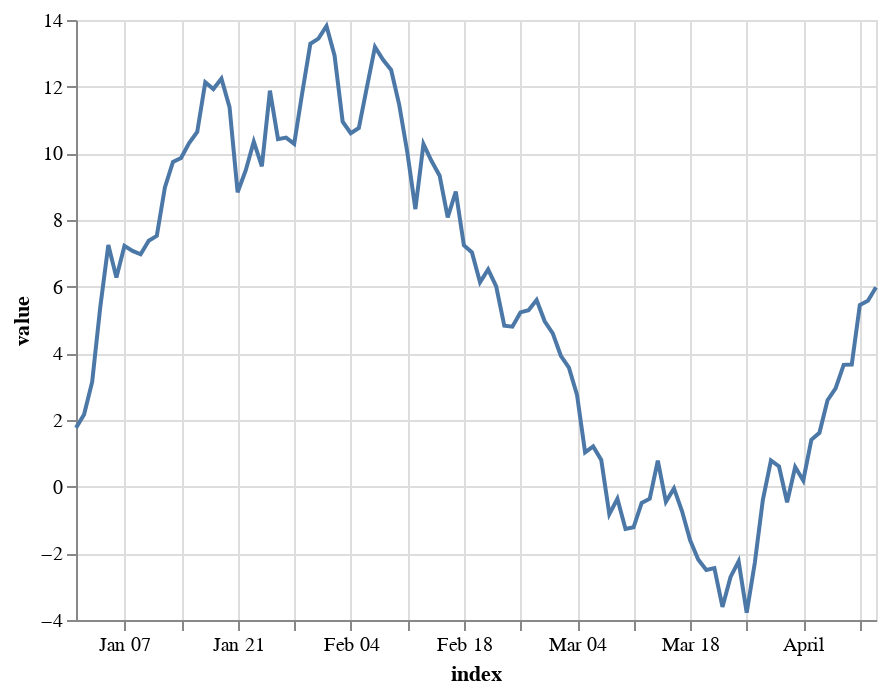

Write notebook code for a chart like this one.
### Markdown cell above
### using reset_index() method of pandas to turn the chart into a column

### Code cell
alt.Chart(data.reset_index()).mark_line().encode(
    x='index:T',
    y='value:Q'
)

### Figure 1 — Vega-Lite specification as saved in the notebook (floating-point values rounded to 4 significant figures)
{"config": {"view": {"continuousWidth": 400, "continuousHeight": 300}}, "data": {"name": "data-dd19c1c673ba91c82c2873cf9b033163"}, "mark": "line", "encoding": {"x": {"field": "index", "type": "temporal"}, "y": {"field": "value", "type": "quantitative"}}, "$schema": "https://vega.github.io/schema/vega-lite/v4.17.0.json", "datasets": {"data-dd19c1c673ba91c82c2873cf9b033163": [{"index": "2018-01-01T00:00:00", "value": 1.764}, {"index": "2018-01-02T00:00:00", "value": 2.164}, {"index": "2018-01-03T00:00:00", "value": 3.143}, {"index": "2018-01-04T00:00:00", "value": 5.384}, {"index": "2018-01-05T00:00:00", "value": 7.251}, {"index": "2018-01-06T00:00:00", "value": 6.274}, {"index": "2018-01-07T00:00:00", "value": 7.224}, {"index": "2018-01-08T00:00:00", "value": 7.073}, {"index": "2018-01-09T00:00:00", "value": 6.97}, {"index": "2018-01-10T00:00:00", "value": 7.38}, {"index": "2018-01-11T00:00:00", "value": 7.524}, {"index": "2018-01-12T00:00:00", "value": 8.979}, {"index": "2018-01-13T00:00:00", "value": 9.74}, {"index": "2018-01-14T00:00:00", "value": 9.861}, {"index": "2018-01-15T00:00:00", "value": 10.31}, {"index": "2018-01-16T00:00:00", "value": 10.64}, {"index": "2018-01-17T00:00:00", "value": 12.13}, {"index": "2018-01-18T00:00:00", "value": 11.93}, {"index": "2018-01-19T00:00:00", "value": 12.24}, {"index": "2018-01-20T00:00:00", "value": 11.39}, {"index": "2018-01-21T00:00:00", "value": 8.834}, {"index": "2018-01-22T00:00:00", "value": 9.487}, {"index": "2018-01-23T00:00:00", "value": 10.35}, {"index": "2018-01-24T00:00:00", "value": 9.61}, {"index": "2018-01-25T00:00:00", "value": 11.88}, {"index": "2018-01-26T00:00:00", "value": 10.42}, {"index": "2018-01-27T00:00:00", "value": 10.47}, {"index": "2018-01-28T00:00:00", "value": 10.28}, {"index": "2018-01-29T00:00:00", "value": 11.82}, {"index": "2018-01-30T00:00:00", "value": 13.29}, {"index": "2018-01-31T00:00:00", "value": 13.44}, {"index": "2018-02-01T00:00:00", "value": 13.82}, {"index": "2018-02-02T00:00:00", "value": 12.93}, {"index": "2018-02-03T00:00:00", "value": 10.95}, {"index": "2018-02-04T00:00:00", "value": 10.6}, {"index": "2018-02-05T00:00:00", "value": 10.76}, {"index": "2018-02-06T00:00:00", "value": 11.99}, {"index": "2018-02-07T00:00:00", "value": 13.19}, {"index": "2018-02-08T00:00:00", "value": 12.8}, {"index": "2018-02-09T00:00:00", "value": 12.5}, {"index": "2018-02-10T00:00:00", "value": 11.45}, {"index": "2018-02-11T00:00:00", "value": 10.03}, {"index": "2018-02-12T00:00:00", "value": 8.327}, {"index": "2018-02-13T00:00:00", "value": 10.28}, {"index": "2018-02-14T00:00:00", "value": 9.768}, {"index": "2018-02-15T00:00:00", "value": 9.33}, {"index": "2018-02-16T00:00:00", "value": 8.077}, {"index": "2018-02-17T00:00:00", "value": 8.855}, {"index": "2018-02-18T00:00:00", "value": 7.241}, {"index": "2018-02-19T00:00:00", "value": 7.028}, {"index": "2018-02-20T00:00:00", "value": 6.132}, {"index": "2018-02-21T00:00:00", "value": 6.519}, {"index": "2018-02-22T00:00:00", "value": 6.009}, {"index": "2018-02-23T00:00:00", "value": 4.828}, {"index": "2018-02-24T00:00:00", "value": 4.8}, {"index": "2018-02-25T00:00:00", "value": 5.228}, {"index": "2018-02-26T00:00:00", "value": 5.295}, {"index": "2018-02-27T00:00:00", "value": 5.597}, {"index": "2018-02-28T00:00:00", "value": 4.963}, {"index": "2018-03-01T00:00:00", "value": 4.6}, {"index": "2018-03-02T00:00:00", "value": 3.928}, {"index": "2018-03-03T00:00:00", "value": 3.568}, {"index": "2018-03-04T00:00:00", "value": 2.755}, {"index": "2018-03-05T00:00:00", "value": 1.029}, {"index": "2018-03-06T00:00:00", "value": 1.206}, {"index": "2018-03-07T00:00:00", "value": 0.8042}, {"index": "2018-03-08T00:00:00", "value": -0.826}, {"index": "2018-03-09T00:00:00", "value": -0.3632}, {"index": "2018-03-10T00:00:00", "value": -1.27}, {"index": "2018-03-11T00:00:00", "value": -1.219}, {"index": "2018-03-12T00:00:00", "value": -0.4894}, {"index": "2018-03-13T00:00:00", "value": -0.3605}, {"index": "2018-03-14T00:00:00", "value": 0.7789}, {"index": "2018-03-15T00:00:00", "value": -0.4559}, {"index": "2018-03-16T00:00:00", "value": -0.05354}, {"index": "2018-03-17T00:00:00", "value": -0.7383}, {"index": "2018-03-18T00:00:00", "value": -1.609}, {"index": "2018-03-19T00:00:00", "value": -2.188}, {"index": "2018-03-20T00:00:00", "value": -2.5}, {"index": "2018-03-21T00:00:00", "value": -2.443}, {"index": "2018-03-22T00:00:00", "value": -3.609}, {"index": "2018-03-23T00:00:00", "value": -2.708}, {"index": "2018-03-24T00:00:00", "value": -2.242}, {"index": "2018-03-25T00:00:00", "value": -3.778}, {"index": "2018-03-26T00:00:00", "value": -2.29}, {"index": "2018-03-27T00:00:00", "value": -0.3941}, {"index": "2018-03-28T00:00:00", "value": 0.7846}, {"index": "2018-03-29T00:00:00", "value": 0.6047}, {"index": "2018-03-30T00:00:00", "value": -0.466}, {"index": "2018-03-31T00:00:00", "value": 0.5884}, {"index": "2018-04-01T00:00:00", "value": 0.1852}, {"index": "2018-04-02T00:00:00", "value": 1.408}, {"index": "2018-04-03T00:00:00", "value": 1.616}, {"index": "2018-04-04T00:00:00", "value": 2.593}, {"index": "2018-04-05T00:00:00", "value": 2.949}, {"index": "2018-04-06T00:00:00", "value": 3.656}, {"index": "2018-04-07T00:00:00", "value": 3.666}, {"index": "2018-04-08T00:00:00", "value": 5.452}, {"index": "2018-04-09T00:00:00", "value": 5.579}, {"index": "2018-04-10T00:00:00", "value": 5.981}]}}
